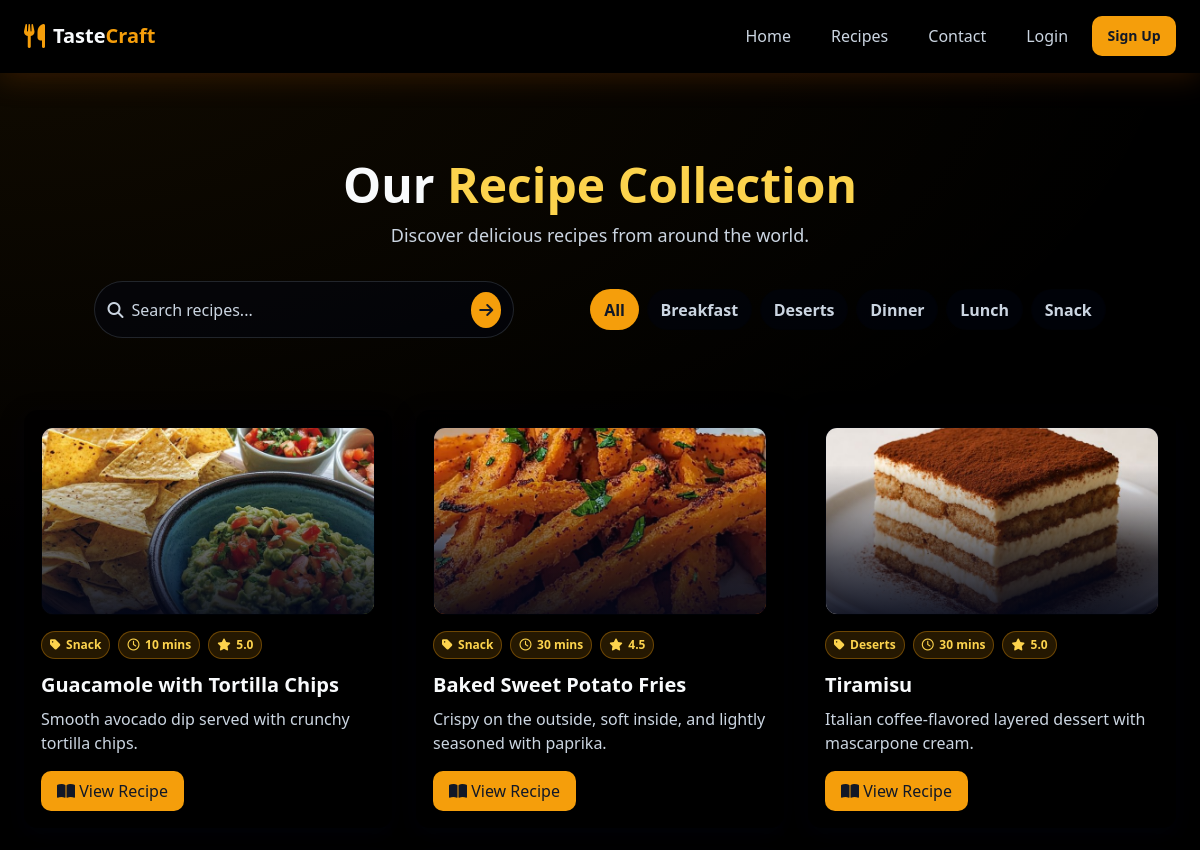
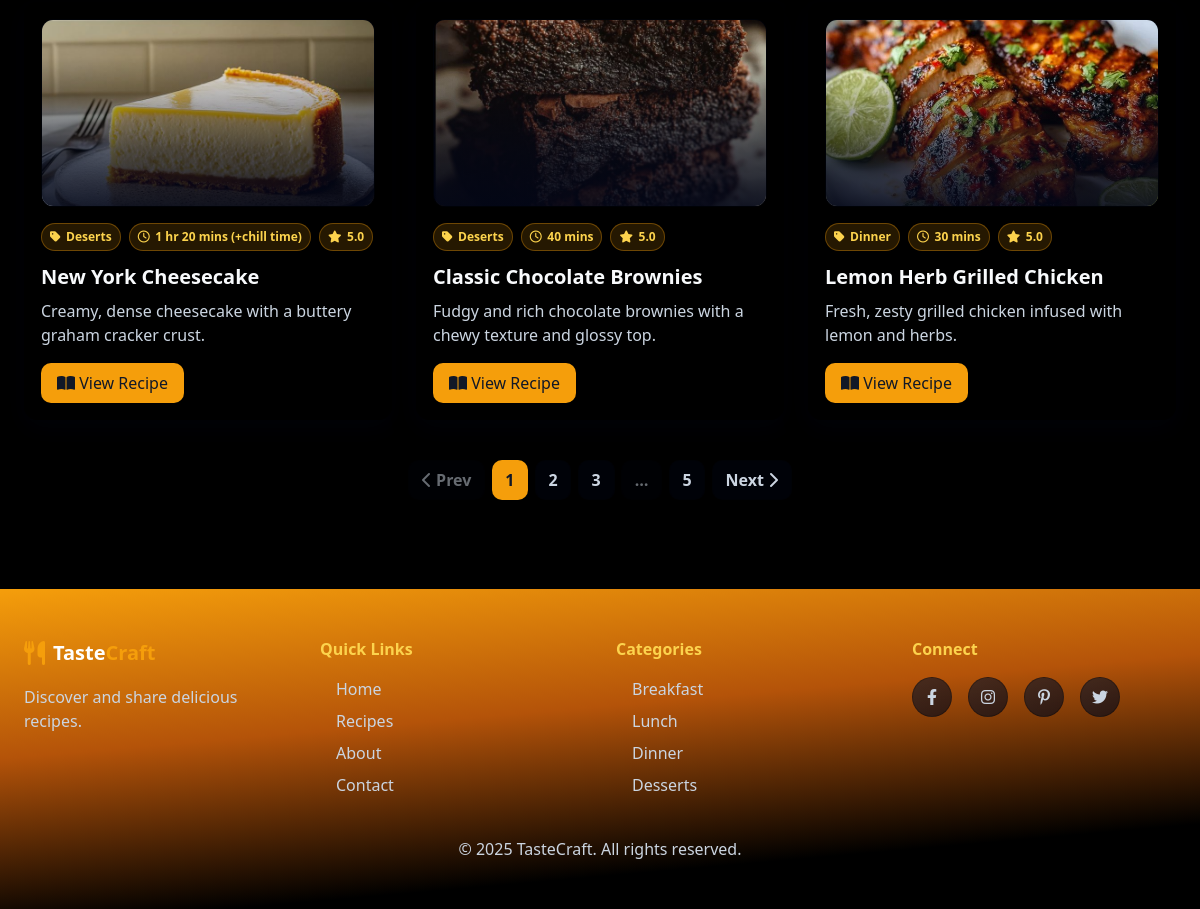
Page /recipes.php on the committed database (2 pictures, top to bottom).
### tables this page shows
CREATE TABLE `categories` (
  `id` int(10) UNSIGNED NOT NULL,
  `name` varchar(100) NOT NULL,
  `description` text DEFAULT NULL,
  `image` varchar(255) DEFAULT NULL,
  `icon` varchar(50) DEFAULT NULL,
  `created_at` timestamp NOT NULL DEFAULT current_timestamp()
);

CREATE TABLE `recipes` (
  `id` int(10) UNSIGNED NOT NULL,
  `user_id` int(10) UNSIGNED NOT NULL,
  `category_id` int(10) UNSIGNED NOT NULL,
  `title` varchar(200) NOT NULL,
  `description` text DEFAULT NULL,
  `cooking_time` varchar(50) DEFAULT NULL,
  `image` varchar(255) DEFAULT NULL,
  `created_at` timestamp NOT NULL DEFAULT current_timestamp(),
  `servings` varchar(50) DEFAULT NULL,
  `calories` varchar(50) DEFAULT NULL,
  `protein` varchar(50) DEFAULT NULL,
  `carbs` varchar(50) DEFAULT NULL,
  `fat` varchar(50) DEFAULT NULL,
  `rating` decimal(2,1) DEFAULT 0.0,
  `notes` text DEFAULT NULL
);

### recipes.php (the view, shortened to what this page needs)
<?php
$db = new Database();
$pdo = $db->getConnection();
$isLoggedIn = isset($_SESSION['user_id']);
$catStmt = $pdo->query("SELECT id, name FROM categories ORDER BY name ASC");
$categories = $catStmt->fetchAll(PDO::FETCH_ASSOC);
$categoryFilter = isset($_GET['category']) ? $_GET['category'] : 'all';
$searchTerm     = isset($_GET['search']) ? trim($_GET['search']) : '';
$currentPage    = isset($_GET['page']) ? max(1, (int)$_GET['page']) : 1;
$recipesPerPage = 6;
$offset         = ($currentPage - 1) * $recipesPerPage;
$sql = "SELECT r.id, r.title, r.description, r.cooking_time, r.image, r.rating,
               c.name AS category, c.id AS category_id, r.created_at
        FROM recipes r
        JOIN categories c ON r.category_id = c.id
        WHERE 1";
$params = [];
$countSql = "SELECT COUNT(*) FROM ($sql) AS t";
$stmt = $pdo->prepare($countSql);
$stmt->execute($params);
$totalRecipes = (int)$stmt->fetchColumn();
$totalPages   = max(ceil($totalRecipes / $recipesPerPage), 1);
$sql .= " ORDER BY r.created_at DESC LIMIT $recipesPerPage OFFSET $offset";
$stmt = $pdo->prepare($sql);
$stmt->execute($params);
$paginatedRecipes = $stmt->fetchAll(PDO::FETCH_ASSOC);
function buildUrl($paramsOverride = [])
{
    $params = $_GET;
    foreach ($paramsOverride as $k => $v) {
        if ($v === null) {
            unset($params[$k]);
        } else {
            $params[$k] = $v;
        }
    }
    return 'recipes.php' . (empty($params) ? '' : '?' . http_build_query($params));
}
?>
</head>
<body>
  <section class="py-10 px-6 text-center">
    <div class="max-w-7xl mx-auto">
      <h1 class="text-4xl md:text-5xl font-extrabold mb-3">Our <span style="color: var(--secondary-light);">Recipe Collection</span></h1>
      <p class="text-lg mb-8" style="color: var(--text-secondary);">Discover delicious recipes from around the world.</p>
      <div class="flex flex-col md:flex-row items-center justify-center gap-4 mb-8">
        <form method="GET" class="relative w-full md:w-[480px]">
          <div class="search-box">
            <i class="fas fa-search" style="color: var(--text-secondary);"></i>
            <input type="text" name="search" value="<?= htmlspecialchars($searchTerm); ?>" placeholder="Search recipes...">
            <button class="search-btn" aria-label="Search"><i class="fas fa-arrow-right"></i></button>
          </div>
        </form>
        <div class="filters">
          <a href="<?= buildUrl(['category' => 'all', 'page' => null]) ?>" class="filter-chip <?= $categoryFilter === 'all' ? 'active' : '' ?>">All</a>
          <?php foreach ($categories as $cat): ?>
            <a href="<?= buildUrl(['category' => (int)$cat['id'], 'page' => null]) ?>"
               class="filter-chip <?= ($categoryFilter == $cat['id']) ? 'active' : '' ?>">
               <?= htmlspecialchars($cat['name']) ?>
            </a>
          <?php endforeach; ?>
        </div>
      </div>
    </div>
  </section>
  <section class="px-6 pb-12">
    <div class="max-w-7xl mx-auto grid grid-cols-1 md:grid-cols-2 lg:grid-cols-3 gap-6">
      <?php if (!empty($paginatedRecipes)): ?>
        <?php foreach ($paginatedRecipes as $recipe): ?>
          <?php
            $img = !empty($recipe['image'])
                   ? htmlspecialchars($recipe['image'])
                   : 'https://images.unsplash.com/photo-1504674900247-0877df9cc836?q=80&w=1600&auto=format&fit=crop';
            $rating = is_numeric($recipe['rating']) ? (float)$recipe['rating'] : 0;
            $time = $recipe['cooking_time'] ?: '—';
            $desc = trim($recipe['description'] ?? '');
            $descShort = mb_substr($desc, 0, 160) . (mb_strlen($desc) > 160 ? '…' : '');
            ?>
          <article class="card recipe-card p-4">
            <div class="recipe-cover mb-4">
              <img src="<?= $img ?>" alt="<?= htmlspecialchars($recipe['title']) ?>" loading="lazy">
              <div class="recipe-overlay"></div>
            </div>
            <div class="flex items-center gap-2 mb-3">
              <span class="chip"><i class="fas fa-tag"></i> <?= htmlspecialchars($recipe['category']) ?></span>
              <span class="chip"><i class="far fa-clock"></i> <?= htmlspecialchars($time) ?></span>
              <span class="chip"><i class="fas fa-star"></i> <?= number_format($rating, 1) ?></span>
            </div>
            <h2 class="text-xl font-extrabold mb-2">
              <a class="title-link" href="recipe-detail.php?id=<?= (int)$recipe['id'] ?>"><?= htmlspecialchars($recipe['title']) ?></a>
            </h2>
            <p class="mb-4" style="color: var(--text-secondary);"><?= nl2br(htmlspecialchars($descShort)) ?></p>
            <div class="mt-auto">
              <a href="recipe-detail.php?id=<?= (int)$recipe['id'] ?>" class="nav-link inline-block" style="background: var(--secondary); color:#111827; border-radius:10px;">
                <i class="fas fa-book-open"></i> View Recipe
              </a>
            </div>
          </article>
        <?php endforeach; ?>
      <?php endif; ?>
    </div>
    <?php if ($totalPages > 1): ?>
      <nav class="mt-10 pagination" role="navigation" aria-label="Pagination">
        <a class="page-btn" href="<?= buildUrl(['page' => max($currentPage - 1, 1)]) ?>" aria-disabled="<?= $currentPage <= 1 ? 'true' : 'false' ?>">
          <i class="fas fa-chevron-left"></i> Prev
        </a>
        <?php
            $window = 2;
        $start = max(1, $currentPage - $window);
        $end = min($totalPages, $currentPage + $window);
        for ($i = $start; $i <= $end; $i++):
            ?>
          <a class="page-btn <?= $i === $currentPage ? 'active' : '' ?>" href="<?= buildUrl(['page' => $i]) ?>" <?= $i === $currentPage ? 'aria-current="page"' : '' ?>>
            <?= $i ?>
          </a>
        <?php endfor; ?>
        <?php if ($end < $totalPages) {
            if ($end < $totalPages - 1) {
                echo '<span class="page-btn" aria-disabled="true">…</span>';
            }
            echo '<a class="page-btn" href="'.buildUrl(['page' => $totalPages]).'">'.$totalPages.'</a>';
        } ?>
        <a class="page-btn" href="<?= buildUrl(['page' => min($currentPage + 1, $totalPages)]) ?>" aria-disabled="<?= $currentPage >= $totalPages ? 'true' : 'false' ?>">
          Next <i class="fas fa-chevron-right"></i>
        </a>
      </nav>
    <?php endif; ?>
  </section>
<?php
$content = ob_get_clean();
include 'layout.php';
?>

### layout.php (shortened to what this page needs)
<!doctype html>
<html lang="en">
<head>
  <script src="https://cdn.tailwindcss.com"></script>
  <link rel="stylesheet" href="https://cdnjs.cloudflare.com/ajax/libs/font-awesome/6.4.0/css/all.min.css">
</head>
<body>
<nav class="nav-gradient">
  <div class="max-w-7xl mx-auto px-6 py-4 flex items-center justify-between relative">
    <a href="index.php" class="flex items-center space-x-2">
      <i class="fas fa-utensils text-2xl floating" style="color: var(--secondary);"></i>
      <span class="text-xl font-extrabold" style="color: var(--text-primary);">Taste<span style="color: var(--secondary);">Craft</span></span>
    </a>
    <div class="hidden md:flex space-x-2 items-center">
      <a href="index.php" class="nav-link">Home</a>
      <a href="recipes.php" class="nav-link">Recipes</a>
      <a href="contact.php" class="nav-link">Contact</a>
      <?php if ($isLoggedIn): ?>
        <span class="px-3 text-sm" style="color: var(--text-secondary);">Hi, <?= htmlspecialchars($_SESSION['user_name'] ?? 'User') ?></span>
        <a href="logout.php" class="btn btn-primary text-sm">Logout</a>
      <?php else: ?>
        <a href="login.php" class="nav-link">Login</a>
        <a href="signup.php" class="btn btn-primary text-sm">Sign Up</a>
      <?php endif; ?>
    </div>
  </div>
</nav>
<main class="pt-10 md:pt-12">
<?= $content ?? '' ?>
</main>
<footer class="footer-gradient text-white py-12 px-6 mt-10">
  <div class="container mx-auto max-w-7xl grid grid-cols-1 md:grid-cols-4 gap-8">
    <div>
      <div class="flex items-center mb-4">
        <i class="fas fa-utensils text-2xl mr-2" style="color: var(--secondary);"></i>
        <span class="text-xl font-bold">Taste<span style="color: var(--secondary);">Craft</span></span>
      </div>
      <p style="color: var(--text-secondary);">Discover and share delicious recipes.</p>
    </div>
    <div>
      <h3 class="font-bold mb-4" style="color: var(--secondary-light);">Quick Links</h3>
      <ul class="space-y-2">
        <li><a href="index.php" class="nav-link px-0">Home</a></li>
        <li><a href="recipes.php" class="nav-link px-0">Recipes</a></li>
        <li><a href="about.php" class="nav-link px-0">About</a></li>
        <li><a href="contact.php" class="nav-link px-0">Contact</a></li>
      </ul>
    </div>
    <div>
      <h3 class="font-bold mb-4" style="color: var(--secondary-light);">Categories</h3>
      <ul class="space-y-2">
        <li><a href="category.php?id=1" class="nav-link px-0">Breakfast</a></li>
        <li><a href="category.php?id=2" class="nav-link px-0">Lunch</a></li>
        <li><a href="category.php?id=3" class="nav-link px-0">Dinner</a></li>
        <li><a href="category.php?id=4" class="nav-link px-0">Desserts</a></li>
      </ul>
    </div>
    <div>
      <h3 class="font-bold mb-4" style="color: var(--secondary-light);">Connect</h3>
      <div class="flex space-x-4">
        <a class="social-icon" href="#" aria-label="Facebook"><i class="fab fa-facebook-f"></i></a>
        <a class="social-icon" href="#" aria-label="Instagram"><i class="fab fa-instagram"></i></a>
        <a class="social-icon" href="#" aria-label="Pinterest"><i class="fab fa-pinterest-p"></i></a>
        <a class="social-icon" href="#" aria-label="Twitter"><i class="fab fa-twitter"></i></a>
      </div>
    </div>
  </div>
  <div class="text-center mt-10" style="color: var(--text-secondary);">&copy; <?= date('Y') ?> TasteCraft. All rights reserved.</div>
</footer>
</body>
</html>

### layout.php (style rules this page uses)
:root { --primary-dark: #0f172a; --primary: #1e293b; --secondary: #f59e0b; --secondary-light: #fcd34d; --accent: #b45309; --text-primary: #f8fafc; --text-secondary: #cbd5e1; --card-bg: rgba(15, 23, 42, 0.7); --hover-bg: rgba(245, 158, 11, 0.1); --border-soft: rgba(148,163,184,.25); }
body { background: radial-gradient(1200px 600px at top left, rgba(245, 158, 11, 0.07), transparent), linear-gradient(180deg, var(--primary-dark), var(--primary)); color: var(--text-primary); min-height: 100vh; }
.nav-gradient { background: linear-gradient(105deg, var(--primary-dark) 0%, var(--primary) 45%, var(--primary-dark) 60%, var(--accent) 80%, var(--secondary) 100%); background-size: 200% 200%; animation: gradientShift 10s ease infinite; box-shadow: 0 4px 30px rgba(180,83,9,0.25); position: sticky; top: 0; left: 0; width: 100%; z-index: 50; border-bottom: 1px solid var(--border-soft); }
.nav-gradient::before { content:''; position:absolute;top:0;left:-100%;width:100%;height:100%; background:linear-gradient(90deg,transparent,rgba(245,158,11,0.12),transparent); animation:shimmer 3.5s infinite; }
.nav-link { padding:.5rem 1rem; border-radius: 8px; color: var(--text-secondary); transition: all .25s ease; }
.card { background: var(--card-bg); border: 1px solid var(--border-soft); border-radius: 14px; box-shadow: 0 8px 24px rgba(2, 6, 23, 0.35); backdrop-filter: blur(6px); transition: transform .2s ease, box-shadow .2s ease; }
.chip { display: inline-flex; align-items: center; gap:.35rem; padding: .25rem .5rem; border-radius: 9999px; background: rgba(245, 158, 11, .15); border: 1px solid rgba(245, 158, 11, .35); color: var(--secondary-light); font-size: .75rem; font-weight: 700; }
.recipe-card { overflow: hidden; position: relative; display:flex; flex-direction:column; height:100%; }
.recipe-cover { position: relative; border-radius: 12px; overflow: hidden; aspect-ratio: 16 / 9; background: rgba(2,6,23,.4); border: 1px solid var(--border-soft); }
.recipe-cover img { width: 100%; height: 100%; object-fit: cover; display: block; transition: transform .35s ease; }
.recipe-overlay { position: absolute; inset: 0; background: linear-gradient(180deg, rgba(2,6,23,0) 20%, rgba(2,6,23,0.6) 65%, rgba(2,6,23,0.85) 100%); }
.title-link { color: var(--text-primary); }
.btn { display:inline-flex; align-items:center; gap:.5rem; padding:.55rem .9rem; border-radius:10px; font-weight:800; border:1px solid transparent; }
.btn-primary { background: var(--secondary); color:#111827; }
.pagination { display:flex; gap:.4rem; align-items:center; justify-content:center; flex-wrap: wrap; }
.page-btn { padding:.45rem .8rem; border-radius:10px; border:1px solid var(--border-soft); color: var(--text-secondary); background: rgba(2,6,23,.35); transition: all .15s ease; font-weight:800; }
.page-btn.active { background: var(--secondary); color:#111827; border-color: rgba(245,158,11,.6); }
.page-btn[aria-disabled="true"] { opacity:.5; pointer-events:none; }
.footer-gradient { background: linear-gradient(355deg, var(--primary-dark) 0%, var(--primary) 35%, var(--primary-dark) 60%, var(--accent) 80%, var(--secondary) 100%); background-size: 200% 200%; animation: gradientShift 10s ease infinite; border-top: 1px solid var(--border-soft); }
.social-icon { width:40px;height:40px;border-radius:50%; border:1px solid var(--border-soft);display:flex;align-items:center;justify-content:center; background:linear-gradient(145deg,rgba(15,23,42,.65),rgba(2,6,23,.65));transition:.25s; color: var(--text-secondary); }
.floating { animation: float 4.5s ease-in-out infinite; }

### rows in the picture
categories: name "Breakfast"
categories: name "Deserts"
categories: name "Dinner"
categories: name "Lunch"
categories: name "Snack"
recipes: image (picture), category.name "Snack", cooking_time "10 mins", rating "5.0", title "Guacamole with Tortilla Chips", description "Smooth avocado dip served with crunchy tortilla chips."
recipes: image (picture), category.name "Snack", cooking_time "30 mins", rating "4.5", title "Baked Sweet Potato Fries", description "Crispy on the outside, soft inside, and lightly seasoned with paprika."
recipes: image (picture), category.name "Deserts", cooking_time "30 mins", rating "5.0", title "Tiramisu", description "Italian coffee-flavored layered dessert with mascarpone cream."
recipes: image (picture), category.name "Deserts", cooking_time "1 hr 20 mins (+chill time)", rating "5.0", title "New York Cheesecake", description "Creamy, dense cheesecake with a buttery graham cracker crust."
recipes: image (picture), category.name "Deserts", cooking_time "40 mins", rating "5.0", title "Classic Chocolate Brownies", description "Fudgy and rich chocolate brownies with a chewy texture and glossy top."
recipes: image (picture), category.name "Dinner", cooking_time "30 mins", rating "5.0", title "Lemon Herb Grilled Chicken", description "Fresh, zesty grilled chicken infused with lemon and herbs."

### other values in the picture
$totalPages "5"
